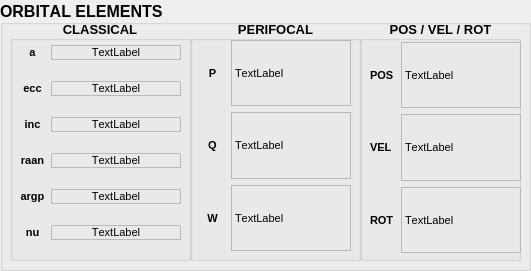
  <widget class="QGroupBox" name="orbitElements">
   <property name="geometry">
    <rect>
     <x>10</x>
     <y>600</y>
     <width>531</width>
     <height>271</height>
    </rect>
   </property>
   <property name="font">
    <font>
     <pointsize>12</pointsize>
     <weight>75</weight>
     <bold>true</bold>
     <kerning>false</kerning>
    </font>
   </property>
   <property name="title">
    <string>ORBITAL ELEMENTS</string>
   </property>
   <property name="alignment">
    <set>Qt::AlignLeading|Qt::AlignLeft|Qt::AlignVCenter</set>
   </property>
   <widget class="QGroupBox" name="classical">
    <property name="geometry">
     <rect>
      <x>10</x>
      <y>20</y>
      <width>181</width>
      <height>241</height>
     </rect>
    </property>
    <property name="font">
     <font>
      <pointsize>10</pointsize>
      <weight>75</weight>
      <bold>true</bold>
     </font>
    </property>
    <property name="title">
     <string>CLASSICAL</string>
    </property>
    <property name="alignment">
     <set>Qt::AlignCenter</set>
    </property>
    <widget class="QWidget" name="layoutWidget">
     <property name="geometry">
      <rect>
       <x>10</x>
       <y>20</y>
       <width>161</width>
       <height>211</height>
      </rect>
     </property>
     <layout class="QFormLayout" name="cl_form">
      <property name="sizeConstraint">
       <enum>QLayout::SetMinimumSize</enum>
      </property>
      <property name="verticalSpacing">
       <number>21</number>
      </property>
      <property name="topMargin">
       <number>5</number>
      </property>
      <property name="rightMargin">
       <number>0</number>
      </property>
      <item row="0" column="0">
       <widget class="QLabel" name="a">
        <property name="sizePolicy">
         <sizepolicy hsizetype="Minimum" vsizetype="Preferred">
          <horstretch>3</horstretch>
          <verstretch>0</verstretch>
         </sizepolicy>
        </property>
        <property name="minimumSize">
         <size>
          <width>25</width>
          <height>0</height>
         </size>
        </property>
        <property name="font">
         <font>
          <pointsize>8</pointsize>
          <weight>75</weight>
          <bold>true</bold>
         </font>
        </property>
        <property name="text">
         <string>a</string>
        </property>
        <property name="alignment">
         <set>Qt::AlignCenter</set>
        </property>
       </widget>
      </item>
      <item row="0" column="1">
       <widget class="QLabel" name="elem_coe_0">
        <property name="font">
         <font>
          <pointsize>8</pointsize>
          <weight>50</weight>
          <bold>false</bold>
         </font>
        </property>
        <property name="frameShape">
         <enum>QFrame::StyledPanel</enum>
        </property>
        <property name="text">
         <string>TextLabel</string>
        </property>
        <property name="alignment">
         <set>Qt::AlignCenter</set>
        </property>
       </widget>
      </item>
      <item row="1" column="0">
       <widget class="QLabel" name="argp">
        <property name="sizePolicy">
         <sizepolicy hsizetype="Minimum" vsizetype="Preferred">
          <horstretch>3</horstretch>
          <verstretch>0</verstretch>
         </sizepolicy>
        </property>
        <property name="minimumSize">
         <size>
          <width>25</width>
          <height>0</height>
         </size>
        </property>
        <property name="font">
         <font>
          <pointsize>8</pointsize>
          <weight>75</weight>
          <bold>true</bold>
         </font>
        </property>
        <property name="text">
         <string>ecc</string>
        </property>
        <property name="alignment">
         <set>Qt::AlignCenter</set>
        </property>
       </widget>
      </item>
      <item row="1" column="1">
       <widget class="QLabel" name="elem_coe_1">
        <property name="font">
         <font>
          <pointsize>8</pointsize>
          <weight>50</weight>
          <bold>false</bold>
         </font>
        </property>
        <property name="frameShape">
         <enum>QFrame::StyledPanel</enum>
        </property>
        <property name="text">
         <string>TextLabel</string>
        </property>
        <property name="alignment">
         <set>Qt::AlignCenter</set>
        </property>
       </widget>
      </item>
      <item row="2" column="0">
       <widget class="QLabel" name="ecc">
        <property name="sizePolicy">
         <sizepolicy hsizetype="Minimum" vsizetype="Preferred">
          <horstretch>3</horstretch>
          <verstretch>0</verstretch>
         </sizepolicy>
        </property>
        <property name="minimumSize">
         <size>
          <width>25</width>
          <height>0</height>
         </size>
        </property>
        <property name="font">
         <font>
          <pointsize>8</pointsize>
          <weight>75</weight>
          <bold>true</bold>
         </font>
        </property>
        <property name="text">
         <string>inc</string>
        </property>
        <property name="alignment">
         <set>Qt::AlignCenter</set>
        </property>
       </widget>
      </item>
      <item row="2" column="1">
       <widget class="QLabel" name="elem_coe_2">
        <property name="font">
         <font>
          <pointsize>8</pointsize>
          <weight>50</weight>
          <bold>false</bold>
         </font>
        </property>
        <property name="frameShape">
         <enum>QFrame::StyledPanel</enum>
        </property>
        <property name="text">
         <string>TextLabel</string>
        </property>
        <property name="alignment">
         <set>Qt::AlignCenter</set>
        </property>
       </widget>
      </item>
      <item row="3" column="0">
       <widget class="QLabel" name="inc">
        <property name="sizePolicy">
         <sizepolicy hsizetype="Minimum" vsizetype="Preferred">
          <horstretch>3</horstretch>
          <verstretch>0</verstretch>
         </sizepolicy>
        </property>
        <property name="minimumSize">
         <size>
          <width>25</width>
          <height>0</height>
         </size>
        </property>
        <property name="font">
         <font>
          <pointsize>8</pointsize>
          <weight>75</weight>
          <bold>true</bold>
         </font>
        </property>
        <property name="text">
         <string>raan</string>
        </property>
        <property name="alignment">
         <set>Qt::AlignCenter</set>
        </property>
       </widget>
      </item>
      <item row="3" column="1">
       <widget class="QLabel" name="elem_coe_3">
        <property name="font">
         <font>
          <pointsize>8</pointsize>
          <weight>50</weight>
          <bold>false</bold>
         </font>
        </property>
        <property name="frameShape">
         <enum>QFrame::StyledPanel</enum>
        </property>
        <property name="text">
         <string>TextLabel</string>
        </property>
        <property name="alignment">
         <set>Qt::AlignCenter</set>
        </property>
       </widget>
      </item>
      <item row="4" column="0">
       <widget class="QLabel" name="nu">
        <property name="sizePolicy">
         <sizepolicy hsizetype="Minimum" vsizetype="Preferred">
          <horstretch>3</horstretch>
          <verstretch>0</verstretch>
         </sizepolicy>
        </property>
        <property name="minimumSize">
         <size>
          <width>25</width>
          <height>0</height>
         </size>
        </property>
        <property name="font">
         <font>
          <pointsize>8</pointsize>
          <weight>75</weight>
          <bold>true</bold>
         </font>
        </property>
        <property name="text">
         <string>argp</string>
        </property>
        <property name="alignment">
         <set>Qt::AlignCenter</set>
        </property>
       </widget>
      </item>
      <item row="4" column="1">
       <widget class="QLabel" name="elem_coe_4">
        <property name="font">
         <font>
          <pointsize>8</pointsize>
          <weight>50</weight>
          <bold>false</bold>
         </font>
        </property>
        <property name="frameShape">
         <enum>QFrame::StyledPanel</enum>
        </property>
        <property name="text">
         <string>TextLabel</string>
        </property>
        <property name="alignment">
         <set>Qt::AlignCenter</set>
        </property>
       </widget>
      </item>
      <item row="5" column="0">
       <widget class="QLabel" name="raan">
        <property name="sizePolicy">
         <sizepolicy hsizetype="Minimum" vsizetype="Preferred">
          <horstretch>3</horstretch>
          <verstretch>0</verstretch>
         </sizepolicy>
        </property>
        <property name="minimumSize">
         <size>
          <width>25</width>
          <height>0</height>
         </size>
        </property>
        <property name="font">
         <font>
          <pointsize>8</pointsize>
          <weight>75</weight>
          <bold>true</bold>
         </font>
        </property>
        <property name="text">
         <string>nu</string>
        </property>
        <property name="alignment">
         <set>Qt::AlignCenter</set>
        </property>
       </widget>
      </item>
      <item row="5" column="1">
       <widget class="QLabel" name="elem_coe_5">
        <property name="font">
         <font>
          <pointsize>8</pointsize>
          <weight>50</weight>
          <bold>false</bold>
         </font>
        </property>
        <property name="frameShape">
         <enum>QFrame::StyledPanel</enum>
        </property>
        <property name="text">
         <string>TextLabel</string>
        </property>
        <property name="alignment">
         <set>Qt::AlignCenter</set>
        </property>
       </widget>
      </item>
     </layout>
    </widget>
   </widget>
   <widget class="QGroupBox" name="perifocal">
    <property name="geometry">
     <rect>
      <x>190</x>
      <y>20</y>
      <width>171</width>
      <height>241</height>
     </rect>
    </property>
    <property name="font">
     <font>
      <pointsize>10</pointsize>
     </font>
    </property>
    <property name="title">
     <string>PERIFOCAL</string>
    </property>
    <property name="alignment">
     <set>Qt::AlignCenter</set>
    </property>
    <widget class="QWidget" name="layoutWidget">
     <property name="geometry">
      <rect>
       <x>10</x>
       <y>20</y>
       <width>151</width>
       <height>211</height>
      </rect>
     </property>
     <layout class="QHBoxLayout" name="perifocalLayout" stretch="1,11">
      <property name="sizeConstraint">
       <enum>QLayout::SetNoConstraint</enum>
      </property>
      <item>
       <layout class="QVBoxLayout" name="verticalLayout_5">
        <item>
         <widget class="QLabel" name="P">
          <property name="minimumSize">
           <size>
            <width>25</width>
            <height>0</height>
           </size>
          </property>
          <property name="font">
           <font>
            <pointsize>8</pointsize>
            <weight>75</weight>
            <bold>true</bold>
           </font>
          </property>
          <property name="text">
           <string>P</string>
          </property>
          <property name="alignment">
           <set>Qt::AlignCenter</set>
          </property>
         </widget>
        </item>
        <item>
         <widget class="QLabel" name="Q">
          <property name="minimumSize">
           <size>
            <width>25</width>
            <height>0</height>
           </size>
          </property>
          <property name="font">
           <font>
            <pointsize>8</pointsize>
            <weight>75</weight>
            <bold>true</bold>
           </font>
          </property>
          <property name="text">
           <string>Q</string>
          </property>
          <property name="alignment">
           <set>Qt::AlignCenter</set>
          </property>
         </widget>
        </item>
        <item>
         <widget class="QLabel" name="W">
          <property name="minimumSize">
           <size>
            <width>25</width>
            <height>0</height>
           </size>
          </property>
          <property name="font">
           <font>
            <pointsize>8</pointsize>
            <weight>75</weight>
            <bold>true</bold>
           </font>
          </property>
          <property name="text">
           <string>W</string>
          </property>
          <property name="alignment">
           <set>Qt::AlignCenter</set>
          </property>
         </widget>
        </item>
       </layout>
      </item>
      <item>
       <layout class="QVBoxLayout" name="verticalLayout_4">
        <item>
         <widget class="QLabel" name="elem_pqw_0">
          <property name="font">
           <font>
            <pointsize>8</pointsize>
            <weight>50</weight>
            <bold>false</bold>
           </font>
          </property>
          <property name="frameShape">
           <enum>QFrame::StyledPanel</enum>
          </property>
          <property name="text">
           <string>TextLabel</string>
          </property>
          <property name="alignment">
           <set>Qt::AlignLeading|Qt::AlignLeft|Qt::AlignVCenter</set>
          </property>
         </widget>
        </item>
        <item>
         <widget class="QLabel" name="elem_pqw_1">
          <property name="font">
           <font>
            <pointsize>8</pointsize>
            <weight>50</weight>
            <bold>false</bold>
           </font>
          </property>
          <property name="frameShape">
           <enum>QFrame::StyledPanel</enum>
          </property>
          <property name="text">
           <string>TextLabel</string>
          </property>
          <property name="alignment">
           <set>Qt::AlignLeading|Qt::AlignLeft|Qt::AlignVCenter</set>
          </property>
         </widget>
        </item>
        <item>
         <widget class="QLabel" name="elem_pqw_2">
          <property name="font">
           <font>
            <pointsize>8</pointsize>
            <weight>50</weight>
            <bold>false</bold>
           </font>
          </property>
          <property name="frameShape">
           <enum>QFrame::StyledPanel</enum>
          </property>
          <property name="text">
           <string>TextLabel</string>
          </property>
          <property name="alignment">
           <set>Qt::AlignLeading|Qt::AlignLeft|Qt::AlignVCenter</set>
          </property>
         </widget>
        </item>
       </layout>
      </item>
     </layout>
    </widget>
   </widget>
   <widget class="QGroupBox" name="rv">
    <property name="geometry">
     <rect>
      <x>360</x>
      <y>20</y>
      <width>161</width>
      <height>241</height>
     </rect>
    </property>
    <property name="font">
     <font>
      <pointsize>10</pointsize>
      <weight>75</weight>
      <bold>true</bold>
     </font>
    </property>
    <property name="title">
     <string>POS / VEL / ROT</string>
    </property>
    <property name="alignment">
     <set>Qt::AlignCenter</set>
    </property>
    <widget class="QWidget" name="layoutWidget">
     <property name="geometry">
      <rect>
       <x>10</x>
       <y>22</y>
       <width>151</width>
       <height>211</height>
      </rect>
     </property>
     <layout class="QHBoxLayout" name="horizontalLayout_2" stretch="1,45">
      <item>
       <layout class="QVBoxLayout" name="verticalLayout_2">
        <item>
         <widget class="QLabel" name="POS">
          <property name="minimumSize">
           <size>
            <width>25</width>
            <height>0</height>
           </size>
          </property>
          <property name="font">
           <font>
            <pointsize>8</pointsize>
            <weight>75</weight>
            <bold>true</bold>
           </font>
          </property>
          <property name="text">
           <string>POS</string>
          </property>
          <property name="alignment">
           <set>Qt::AlignLeading|Qt::AlignLeft|Qt::AlignVCenter</set>
          </property>
         </widget>
        </item>
        <item>
         <widget class="QLabel" name="VEL">
          <property name="minimumSize">
           <size>
            <width>25</width>
            <height>0</height>
           </size>
          </property>
          <property name="font">
           <font>
            <pointsize>8</pointsize>
            <weight>75</weight>
            <bold>true</bold>
           </font>
          </property>
          <property name="text">
           <string>VEL</string>
          </property>
          <property name="alignment">
           <set>Qt::AlignLeading|Qt::AlignLeft|Qt::AlignVCenter</set>
          </property>
         </widget>
        </item>
        <item>
         <widget class="QLabel" name="ROT">
          <property name="minimumSize">
           <size>
            <width>25</width>
            <height>0</height>
           </size>
          </property>
          <property name="font">
           <font>
            <pointsize>8</pointsize>
            <weight>75</weight>
            <bold>true</bold>
           </font>
          </property>
          <property name="text">
           <string>ROT</string>
          </property>
          <property name="alignment">
           <set>Qt::AlignLeading|Qt::AlignLeft|Qt::AlignVCenter</set>
          </property>
         </widget>
        </item>
       </layout>
      </item>
      <item>
       <layout class="QVBoxLayout" name="verticalLayout_3">
        <item>
         <widget class="QLabel" name="elem_rv_0">
          <property name="font">
           <font>
            <pointsize>8</pointsize>
            <weight>50</weight>
            <bold>false</bold>
           </font>
          </property>
          <property name="frameShape">
           <enum>QFrame::StyledPanel</enum>
          </property>
          <property name="text">
           <string>TextLabel</string>
          </property>
          <property name="alignment">
           <set>Qt::AlignLeading|Qt::AlignLeft|Qt::AlignVCenter</set>
          </property>
         </widget>
        </item>
        <item>
         <widget class="QLabel" name="elem_rv_1">
          <property name="font">
           <font>
            <pointsize>8</pointsize>
            <weight>50</weight>
            <bold>false</bold>
           </font>
          </property>
          <property name="frameShape">
           <enum>QFrame::StyledPanel</enum>
          </property>
          <property name="text">
           <string>TextLabel</string>
          </property>
          <property name="alignment">
           <set>Qt::AlignLeading|Qt::AlignLeft|Qt::AlignVCenter</set>
          </property>
          <property name="margin">
           <number>5</number>
          </property>
         </widget>
        </item>
        <item>
         <widget class="QLabel" name="elem_rv_3">
          <property name="font">
           <font>
            <pointsize>8</pointsize>
            <weight>50</weight>
            <bold>false</bold>
           </font>
          </property>
          <property name="frameShape">
           <enum>QFrame::StyledPanel</enum>
          </property>
          <property name="text">
           <string>TextLabel</string>
          </property>
          <property name="alignment">
           <set>Qt::AlignLeading|Qt::AlignLeft|Qt::AlignVCenter</set>
          </property>
          <property name="margin">
           <number>5</number>
          </property>
         </widget>
        </item>
       </layout>
      </item>
     </layout>
    </widget>
   </widget>
  </widget>
